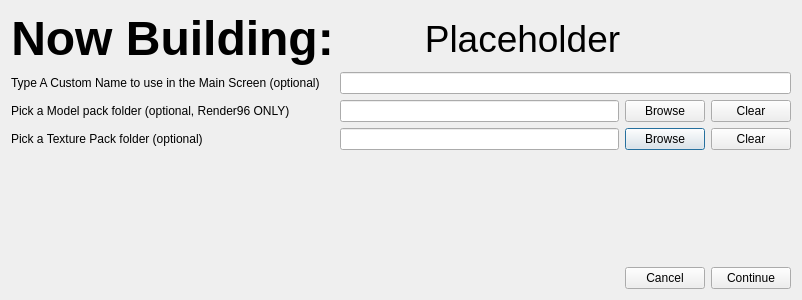
<?xml version="1.0" encoding="UTF-8"?>
<ui version="4.0">
 <class>BuildNewDialog</class>
 <widget class="QDialog" name="BuildNewDialog">
  <property name="geometry">
   <rect>
    <x>0</x>
    <y>0</y>
    <width>802</width>
    <height>300</height>
   </rect>
  </property>
  <property name="windowTitle">
   <string>Build New Instance</string>
  </property>
  <layout class="QGridLayout" name="gridLayout">
   <item row="0" column="0">
    <widget class="QLabel" name="l_now_building">
     <property name="font">
      <font>
       <pointsize>36</pointsize>
       <weight>75</weight>
       <bold>true</bold>
      </font>
     </property>
     <property name="text">
      <string>Now Building:</string>
     </property>
     <property name="alignment">
      <set>Qt::AlignCenter</set>
     </property>
    </widget>
   </item>
   <item row="4" column="1">
    <widget class="QLineEdit" name="texture_pack_folder">
     <property name="readOnly">
      <bool>true</bool>
     </property>
    </widget>
   </item>
   <item row="4" column="2">
    <widget class="QPushButton" name="texture_pack_select">
     <property name="text">
      <string>Browse</string>
     </property>
    </widget>
   </item>
   <item row="3" column="1">
    <widget class="QLineEdit" name="model_pack_folder">
     <property name="readOnly">
      <bool>true</bool>
     </property>
    </widget>
   </item>
   <item row="0" column="1" colspan="2">
    <widget class="QLabel" name="l_build_what">
     <property name="font">
      <font>
       <pointsize>28</pointsize>
      </font>
     </property>
     <property name="text">
      <string>Placeholder</string>
     </property>
     <property name="alignment">
      <set>Qt::AlignCenter</set>
     </property>
    </widget>
   </item>
   <item row="6" column="0" colspan="2">
    <spacer name="h_spacer">
     <property name="orientation">
      <enum>Qt::Horizontal</enum>
     </property>
     <property name="sizeHint" stdset="0">
      <size>
       <width>40</width>
       <height>20</height>
      </size>
     </property>
    </spacer>
   </item>
   <item row="6" column="3" colspan="2">
    <widget class="QPushButton" name="b_continue">
     <property name="text">
      <string>Continue</string>
     </property>
    </widget>
   </item>
   <item row="3" column="0">
    <widget class="QLabel" name="l_model_pack">
     <property name="text">
      <string>Pick a Model pack folder (optional, Render96 ONLY)</string>
     </property>
    </widget>
   </item>
   <item row="3" column="2">
    <widget class="QPushButton" name="model_pack_select">
     <property name="text">
      <string>Browse</string>
     </property>
    </widget>
   </item>
   <item row="4" column="3" colspan="2">
    <widget class="QPushButton" name="texture_pack_clear">
     <property name="text">
      <string>Clear</string>
     </property>
    </widget>
   </item>
   <item row="2" column="1" colspan="4">
    <widget class="QLineEdit" name="repo_custom_name">
     <property name="text">
      <string/>
     </property>
    </widget>
   </item>
   <item row="2" column="0">
    <widget class="QLabel" name="l_custom_name">
     <property name="text">
      <string>Type A Custom Name to use in the Main Screen (optional)</string>
     </property>
    </widget>
   </item>
   <item row="5" column="4">
    <spacer name="verticalSpacer">
     <property name="orientation">
      <enum>Qt::Vertical</enum>
     </property>
     <property name="sizeHint" stdset="0">
      <size>
       <width>20</width>
       <height>40</height>
      </size>
     </property>
    </spacer>
   </item>
   <item row="3" column="3" colspan="2">
    <widget class="QPushButton" name="model_pack_clear">
     <property name="text">
      <string>Clear</string>
     </property>
    </widget>
   </item>
   <item row="4" column="0">
    <widget class="QLabel" name="l_texture_pack">
     <property name="text">
      <string>Pick a Texture Pack folder (optional)</string>
     </property>
    </widget>
   </item>
   <item row="6" column="2">
    <widget class="QPushButton" name="cancel_button">
     <property name="text">
      <string>Cancel</string>
     </property>
    </widget>
   </item>
  </layout>
 </widget>
 <resources/>
 <connections>
  <connection>
   <sender>model_pack_select</sender>
   <signal>clicked()</signal>
   <receiver>BuildNewDialog</receiver>
   <slot>pick_model_pack_folder()</slot>
   <hints>
    <hint type="sourcelabel">
     <x>705</x>
     <y>139</y>
    </hint>
    <hint type="destinationlabel">
     <x>265</x>
     <y>11</y>
    </hint>
   </hints>
  </connection>
  <connection>
   <sender>texture_pack_select</sender>
   <signal>clicked()</signal>
   <receiver>BuildNewDialog</receiver>
   <slot>pick_texture_pack_folder()</slot>
   <hints>
    <hint type="sourcelabel">
     <x>705</x>
     <y>178</y>
    </hint>
    <hint type="destinationlabel">
     <x>280</x>
     <y>16</y>
    </hint>
   </hints>
  </connection>
  <connection>
   <sender>b_continue</sender>
   <signal>clicked()</signal>
   <receiver>BuildNewDialog</receiver>
   <slot>b_continue()</slot>
   <hints>
    <hint type="sourcelabel">
     <x>795</x>
     <y>293</y>
    </hint>
    <hint type="destinationlabel">
     <x>263</x>
     <y>264</y>
    </hint>
   </hints>
  </connection>
  <connection>
   <sender>model_pack_clear</sender>
   <signal>clicked()</signal>
   <receiver>model_pack_folder</receiver>
   <slot>clear()</slot>
   <hints>
    <hint type="sourcelabel">
     <x>746</x>
     <y>139</y>
    </hint>
    <hint type="destinationlabel">
     <x>461</x>
     <y>128</y>
    </hint>
   </hints>
  </connection>
  <connection>
   <sender>texture_pack_clear</sender>
   <signal>clicked()</signal>
   <receiver>texture_pack_folder</receiver>
   <slot>clear()</slot>
   <hints>
    <hint type="sourcelabel">
     <x>752</x>
     <y>165</y>
    </hint>
    <hint type="destinationlabel">
     <x>497</x>
     <y>165</y>
    </hint>
   </hints>
  </connection>
  <connection>
   <sender>cancel_button</sender>
   <signal>clicked()</signal>
   <receiver>BuildNewDialog</receiver>
   <slot>b_cancel()</slot>
   <hints>
    <hint type="sourcelabel">
     <x>635</x>
     <y>271</y>
    </hint>
    <hint type="destinationlabel">
     <x>530</x>
     <y>283</y>
    </hint>
   </hints>
  </connection>
 </connections>
 <slots>
  <slot>pick_model_pack_folder()</slot>
  <slot>pick_texture_pack_folder()</slot>
  <slot>b_continue()</slot>
  <slot>b_cancel()</slot>
 </slots>
</ui>
